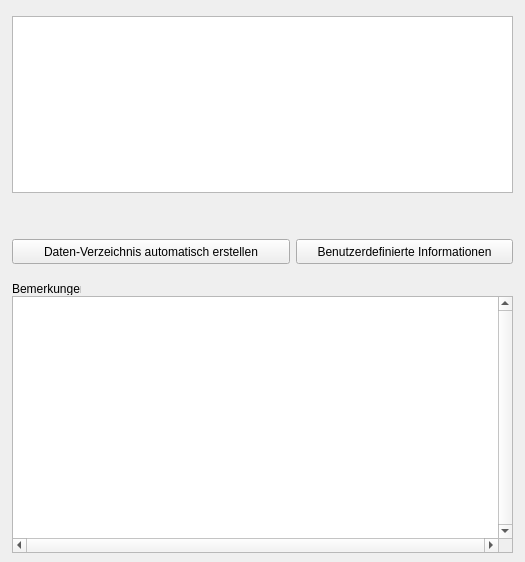
      <widget class="QWidget" name="GameInfoSheet">
        <attribute name="title"><string>GameInfoSheet</string></attribute>
        <attribute name="icon"><iconset resource="../../resources/dfend.qrc"><normaloff>:/imagelists/ProfileEditorFormUnit/ImageList/1.png</normaloff></iconset></attribute>
        <property name="vclDesignWidth" stdset="0"><number>529</number></property>
        <property name="vclDesignHeight" stdset="0"><number>587</number></property>
        <widget class="QLabel" name="NotesLabel">
          <property name="geometry"><rect><x>12</x><y>282</y><width>69</width><height>13</height></rect></property>
          <property name="text"><string>Bemerkungen:</string></property>
          <property name="textFormat"><enum>Qt::PlainText</enum></property>
          <property name="alignment"><set>Qt::AlignLeft|Qt::AlignTop</set></property>
          <property name="vclAutoSize" stdset="0"><bool>true</bool></property>
        </widget>
        <widget class="TValueListEditorWidget" name="GameInfoValueListEditor">
          <property name="geometry"><rect><x>12</x><y>16</y><width>501</width><height>177</height></rect></property>
          <property name="vclColumnWidths" stdset="0"><string notr="true">150,345</string></property>
        </widget>
        <widget class="QTextEdit" name="NotesMemo">
          <property name="geometry"><rect><x>12</x><y>296</y><width>501</width><height>257</height></rect></property>
          <property name="verticalScrollBarPolicy"><enum>Qt::ScrollBarAlwaysOn</enum></property>
          <property name="horizontalScrollBarPolicy"><enum>Qt::ScrollBarAlwaysOn</enum></property>
          <property name="acceptRichText"><bool>false</bool></property>
        </widget>
        <widget class="QPushButton" name="GenerateGameDataFolderNameButton">
          <property name="geometry"><rect><x>12</x><y>239</y><width>278</width><height>25</height></rect></property>
          <property name="tag" stdset="0"><number>19</number></property>
          <property name="text"><string>Daten-Verzeichnis automatisch erstellen</string></property>
          <property name="icon"><iconset resource="../../resources/dfend.qrc"><normaloff>:/glyphs/1ecd1554339d9b00.png</normaloff></iconset></property>
          <property name="autoDefault"><bool>false</bool></property>
          <property name="vclOnClick" stdset="0"><string notr="true">ButtonWork</string></property>
        </widget>
        <widget class="QPushButton" name="GameInfoMetaDataButton">
          <property name="geometry"><rect><x>296</x><y>239</y><width>217</width><height>25</height></rect></property>
          <property name="tag" stdset="0"><number>23</number></property>
          <property name="text"><string>Benutzerdefinierte Informationen</string></property>
          <property name="autoDefault"><bool>false</bool></property>
          <property name="vclOnClick" stdset="0"><string notr="true">ButtonWork</string></property>
        </widget>
        <widget class="QFrame" name="Panel2">
          <property name="geometry"><rect><x>16</x><y>194</y><width>500</width><height>30</height></rect></property>
          <property name="frameShape"><enum>QFrame::NoFrame</enum></property>
          <property name="frameShadow"><enum>QFrame::Plain</enum></property>
          <property name="vclClass" stdset="0"><string notr="true">TPanel</string></property>
          <widget class="QToolBar" name="ToolBar">
            <property name="geometry"><rect><x>0</x><y>0</y><width>500</width><height>29</height></rect></property>
            <property name="vclAlign" stdset="0"><string notr="true">alTop</string></property>
            <property name="movable"><bool>false</bool></property>
            <property name="floatable"><bool>false</bool></property>
            <property name="iconSize"><size><width>16</width><height>16</height></size></property>
            <property name="toolButtonStyle"><enum>Qt::ToolButtonTextBesideIcon</enum></property>
            <property name="vclButtonWidth" stdset="0"><number>140</number></property>
            <property name="vclButtonHeight" stdset="0"><number>30</number></property>
            <property name="vclImages" stdset="0"><string notr="true">ImageList</string></property>
            <addaction name="SearchGameButton"/>
          </widget>
        </widget>
      </widget>
